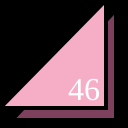
Frame 1 (no input)
Frame 60 (no input): identical to frame 1, image omitted
Frame 120 (the mouse pressed at the canvas centre since frame 60): identical to frame 1, image omitted

The p5.js sketch that drew this single still picture (run headless with seeded random() and noise() and a simulated clock; from frame 60 on, the mouse is pressed at the canvas centre):

// p5.js sketch
// ── sketch.js
function setup() {
  createCanvas(128,128);
}

function draw() {
  background(0);
  strokeWeight(4);
  fill(125,65,94);
  triangle(12,120,116,120,116,10);

  fill(246,173,198);
  triangle(0,108,106,108,106,0);

  fill(255);
  textSize(32);
  textFont("serif");
  text("46", 68, 100);
}
